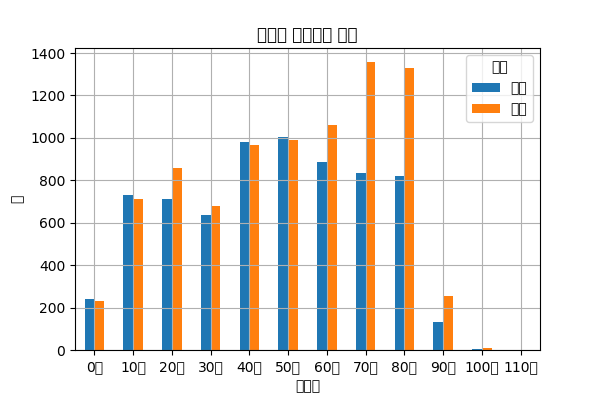

Recreate this plot in Python.
import numpy
import pandas as pd
from pandas import DataFrame
from pandas import ExcelFile
from matplotlib import pyplot
import datetime as dt
'''
xlsx = ExcelFile('data/dataset2017.xlsx')
df = xlsx.parse(xlsx.sheet_names[0])
print(df)
print('-' * 30)
'''
gen_year = df.filter(['h12_g3','h12_g4'])
print(gen_year)
print('-' * 30)

df_gen_year = gen_year.rename(columns={'h12_g3':'성별', 'h12_g4':'출생년도'})
df_gen_year['성별'] = numpy.where(df_gen_year['성별']==1, '남자', '여자')
print(df_gen_year)
print('-' * 30)

df_gen_year['연령대'] = (dt.datetime.now().year - df_gen_year['출생년도'] + 1) // 10 * 10
print(df_gen_year)
print('-' * 30)

print(df_gen_year.isna().sum())
print('-' * 30)


df_age_gen_count = df_gen_year.groupby(['성별', '연령대'], as_index=False).count()
print(df_age_gen_count)
print('-' * 30)

df_age_gen = df_age_gen_count.rename(columns={'출생년도':'명'})
print(df_age_gen)
print('-' * 30)

pv_age_gen = df_age_gen.pivot('연령대', '성별', '명')
print(pv_age_gen)
print('-' * 30)

index_after = {}
for i in list(pv_age_gen.index):
    index_after[i] = '%d대' %i
    
pv_age_gen.rename(index=index_after, inplace=True)
print(pv_age_gen)
print('-' * 30)


pv_age_gen.plot.bar(rot=0)
pyplot.title('성별과 연령대별 분포')
pyplot.grid()
pyplot.xlabel('연령대')
pyplot.ylabel('명')

pyplot.savefig('prac2.png', dpi=100) # 그래프 파일에 저장
pyplot.show()
